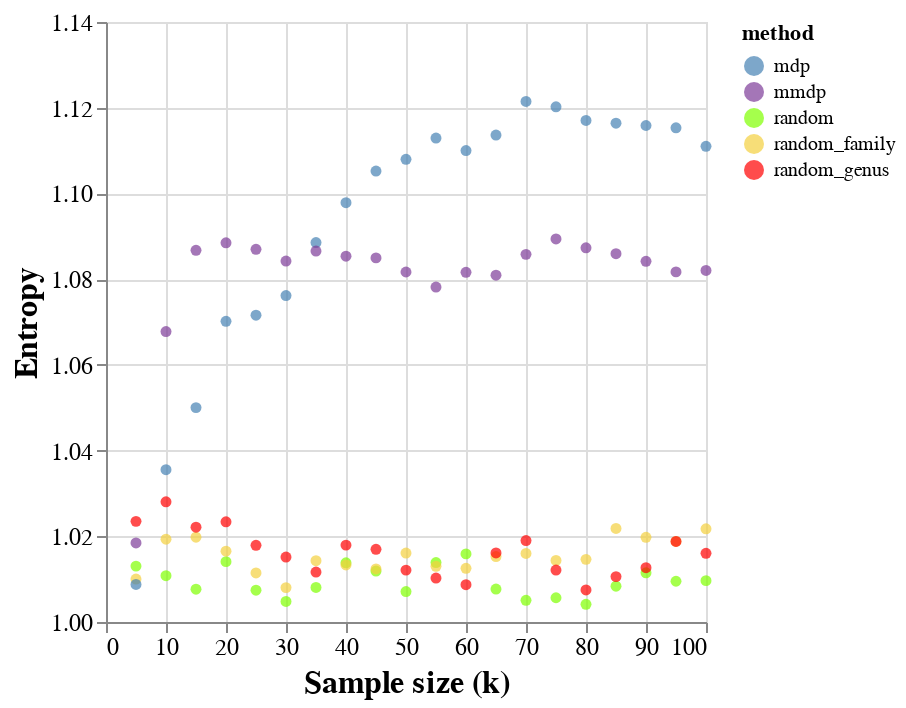

The code cell stored with this chart in its notebook:
### Code cell
plot2 = (
    alt.Chart(df[df['k'] <= 100])
    .mark_circle()
    .encode(
        x=alt.X(
            "k",
            title="Sample size (k)",
        ),
        y=alt.Y(
            "entropy",
            scale=alt.Scale(domain=[1.0, 1.14]),
            title="Entropy",
        ),
        color=alt.Color('method').scale(range=['steelblue', '#7D3C98', 'chartreuse', '#F4D03F', 'red', '#D35400', ])
    )
    .configure_axis(labelFontSize=12, labelFont="serif", titleFontSize=16, titleFont="serif")
)
plot2

### Figure 1 — Vega-Lite specification as saved in the notebook (floating-point values rounded to 4 significant figures)
{"config": {"view": {"continuousWidth": 300, "continuousHeight": 300}, "axis": {"labelFont": "serif", "labelFontSize": 12, "titleFont": "serif", "titleFontSize": 16}}, "data": {"name": "data-3180170de06069a5fcb0fc4796ea7459"}, "mark": {"type": "circle"}, "encoding": {"color": {"field": "method", "scale": {"range": ["steelblue", "#7D3C98", "chartreuse", "#F4D03F", "red", "#D35400"]}, "type": "nominal"}, "x": {"field": "k", "title": "Sample size (k)", "type": "quantitative"}, "y": {"field": "entropy", "scale": {"domain": [1.0, 1.14]}, "title": "Entropy", "type": "quantitative"}}, "$schema": "https://vega.github.io/schema/vega-lite/v5.16.3.json", "datasets": {"data-3180170de06069a5fcb0fc4796ea7459": [{"method": "random", "entropy": 1.013, "k": 5}, {"method": "random", "entropy": 1.011, "k": 10}, {"method": "random_family", "entropy": 1.01, "k": 5}, {"method": "random_family", "entropy": 1.019, "k": 10}, {"method": "mdp", "entropy": 1.009, "k": 5}, {"method": "random", "entropy": 1.008, "k": 15}, {"method": "mmdp", "entropy": 1.018, "k": 5}, {"method": "mdp", "entropy": 1.036, "k": 10}, {"method": "mmdp", "entropy": 1.068, "k": 10}, {"method": "random_family", "entropy": 1.02, "k": 15}, {"method": "random", "entropy": 1.014, "k": 20}, {"method": "mdp", "entropy": 1.05, "k": 15}, {"method": "mmdp", "entropy": 1.087, "k": 15}, {"method": "mdp", "entropy": 1.07, "k": 20}, {"method": "mmdp", "entropy": 1.088, "k": 20}, {"method": "random", "entropy": 1.007, "k": 25}, {"method": "random_family", "entropy": 1.017, "k": 20}, {"method": "random_genus", "entropy": 1.028, "k": 10}, {"method": "random_family", "entropy": 1.011, "k": 25}, {"method": "mdp", "entropy": 1.072, "k": 25}, {"method": "random", "entropy": 1.005, "k": 30}, {"method": "random_genus", "entropy": 1.023, "k": 5}, {"method": "mmdp", "entropy": 1.087, "k": 25}, {"method": "random_family", "entropy": 1.008, "k": 30}, {"method": "random_genus", "entropy": 1.022, "k": 15}, {"method": "random", "entropy": 1.008, "k": 35}, {"method": "mdp", "entropy": 1.076, "k": 30}, {"method": "mmdp", "entropy": 1.084, "k": 30}, {"method": "mdp", "entropy": 1.089, "k": 35}, {"method": "random_family", "entropy": 1.014, "k": 35}, {"method": "random", "entropy": 1.014, "k": 40}, {"method": "random_genus", "entropy": 1.023, "k": 20}, {"method": "mmdp", "entropy": 1.087, "k": 35}, {"method": "random_family", "entropy": 1.013, "k": 40}, {"method": "random_genus", "entropy": 1.018, "k": 25}, {"method": "random", "entropy": 1.012, "k": 45}, {"method": "mdp", "entropy": 1.098, "k": 40}, {"method": "mmdp", "entropy": 1.085, "k": 40}, {"method": "random_genus", "entropy": 1.015, "k": 30}, {"method": "random_family", "entropy": 1.012, "k": 45}, {"method": "random", "entropy": 1.007, "k": 50}, {"method": "mmdp", "entropy": 1.085, "k": 45}, {"method": "mdp", "entropy": 1.105, "k": 45}, {"method": "random_genus", "entropy": 1.012, "k": 35}, {"method": "random_family", "entropy": 1.016, "k": 50}, {"method": "random", "entropy": 1.014, "k": 55}, {"method": "mmdp", "entropy": 1.082, "k": 50}, {"method": "random_genus", "entropy": 1.018, "k": 40}, {"method": "mdp", "entropy": 1.108, "k": 50}, {"method": "random_family", "entropy": 1.013, "k": 55}, {"method": "random", "entropy": 1.016, "k": 60}, {"method": "mmdp", "entropy": 1.078, "k": 55}, {"method": "random_genus", "entropy": 1.017, "k": 45}, {"method": "mdp", "entropy": 1.113, "k": 55}, {"method": "random_family", "entropy": 1.013, "k": 60}, {"method": "random", "entropy": 1.008, "k": 65}, {"method": "mmdp", "entropy": 1.082, "k": 60}, {"method": "random_family", "entropy": 1.015, "k": 65}, {"method": "random_genus", "entropy": 1.012, "k": 50}, {"method": "mdp", "entropy": 1.11, "k": 60}, {"method": "random", "entropy": 1.005, "k": 70}, {"method": "mmdp", "entropy": 1.081, "k": 65}, {"method": "random_genus", "entropy": 1.01, "k": 55}, {"method": "random_family", "entropy": 1.016, "k": 70}, {"method": "mdp", "entropy": 1.114, "k": 65}, {"method": "random", "entropy": 1.006, "k": 75}, {"method": "mmdp", "entropy": 1.086, "k": 70}, {"method": "random_genus", "entropy": 1.009, "k": 60}, {"method": "random_family", "entropy": 1.014, "k": 75}, {"method": "random_genus", "entropy": 1.016, "k": 65}, {"method": "random", "entropy": 1.004, "k": 80}, {"method": "mdp", "entropy": 1.121, "k": 70}, {"method": "mmdp", "entropy": 1.089, "k": 75}, {"method": "random_family", "entropy": 1.015, "k": 80}, {"method": "random_genus", "entropy": 1.019, "k": 70}, {"method": "random", "entropy": 1.008, "k": 85}, {"method": "mdp", "entropy": 1.12, "k": 75}, {"method": "mmdp", "entropy": 1.087, "k": 80}, {"method": "random_family", "entropy": 1.022, "k": 85}, {"method": "mdp", "entropy": 1.117, "k": 80}, {"method": "random", "entropy": 1.011, "k": 90}, {"method": "random_genus", "entropy": 1.012, "k": 75}, {"method": "mmdp", "entropy": 1.086, "k": 85}, {"method": "random_genus", "entropy": 1.007, "k": 80}, {"method": "random_family", "entropy": 1.02, "k": 90}, {"method": "random", "entropy": 1.01, "k": 95}, {"method": "mmdp", "entropy": 1.084, "k": 90}, {"method": "mdp", "entropy": 1.116, "k": 85}, {"method": "random_family", "entropy": 1.019, "k": 95}, {"method": "random_genus", "entropy": 1.011, "k": 85}, {"method": "random", "entropy": 1.01, "k": 100}, {"method": "mmdp", "entropy": 1.082, "k": 95}, {"method": "random_family", "entropy": 1.022, "k": 100}, {"method": "mdp", "entropy": 1.116, "k": 90}, {"method": "random_genus", "entropy": 1.013, "k": 90}, {"method": "mmdp", "entropy": 1.082, "k": 100}, {"method": "random_genus", "entropy": 1.019, "k": 95}, {"method": "mdp", "entropy": 1.115, "k": 95}, {"method": "random_genus", "entropy": 1.016, "k": 100}, {"method": "mdp", "entropy": 1.111, "k": 100}]}}
